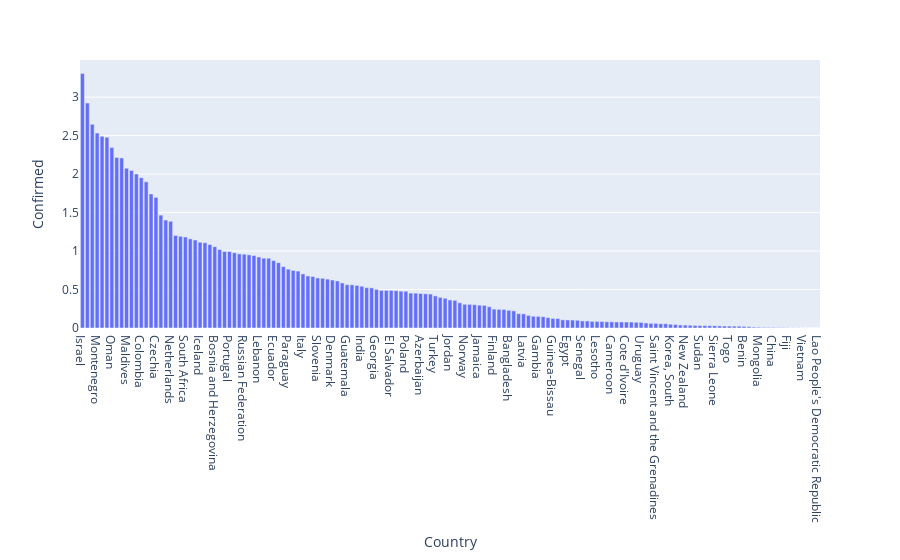

Source (notebook cell):
### Markdown cell above
* Next, we'll look at some general distributions from the COVID-19 data:

### Code cell
# Distributions
fig = px.bar(kg_df, x = "Country", y ="Confirmed").update_xaxes(categoryorder="total descending")
fig.show()

### Figure 1 — Plotly figure (JSON) as saved in the notebook; plotly's stock layout.template omitted (floating-point values rounded to 4 significant figures; data arrays with more than 128 entries replaced by an {"elided": "..."} marker saying what was removed)
{"data": [{"alignmentgroup": "True", "hovertemplate": "Country=%{x}<br>Confirmed=%{y}<extra></extra>", "legendgroup": "", "marker": {"color": "#636efa"}, "name": "", "offsetgroup": "", "orientation": "v", "showlegend": false, "textposition": "auto", "type": "bar", "x": {"elided": "151 str values"}, "xaxis": "x", "y": {"elided": "151 float values"}, "yaxis": "y"}], "layout": {"barmode": "relative", "legend": {"tracegroupgap": 0}, "margin": {"t": 60}, "xaxis": {"anchor": "y", "categoryorder": "total descending", "domain": [0, 1], "title": {"text": "Country"}}, "yaxis": {"anchor": "x", "domain": [0, 1], "title": {"text": "Confirmed"}}}}
